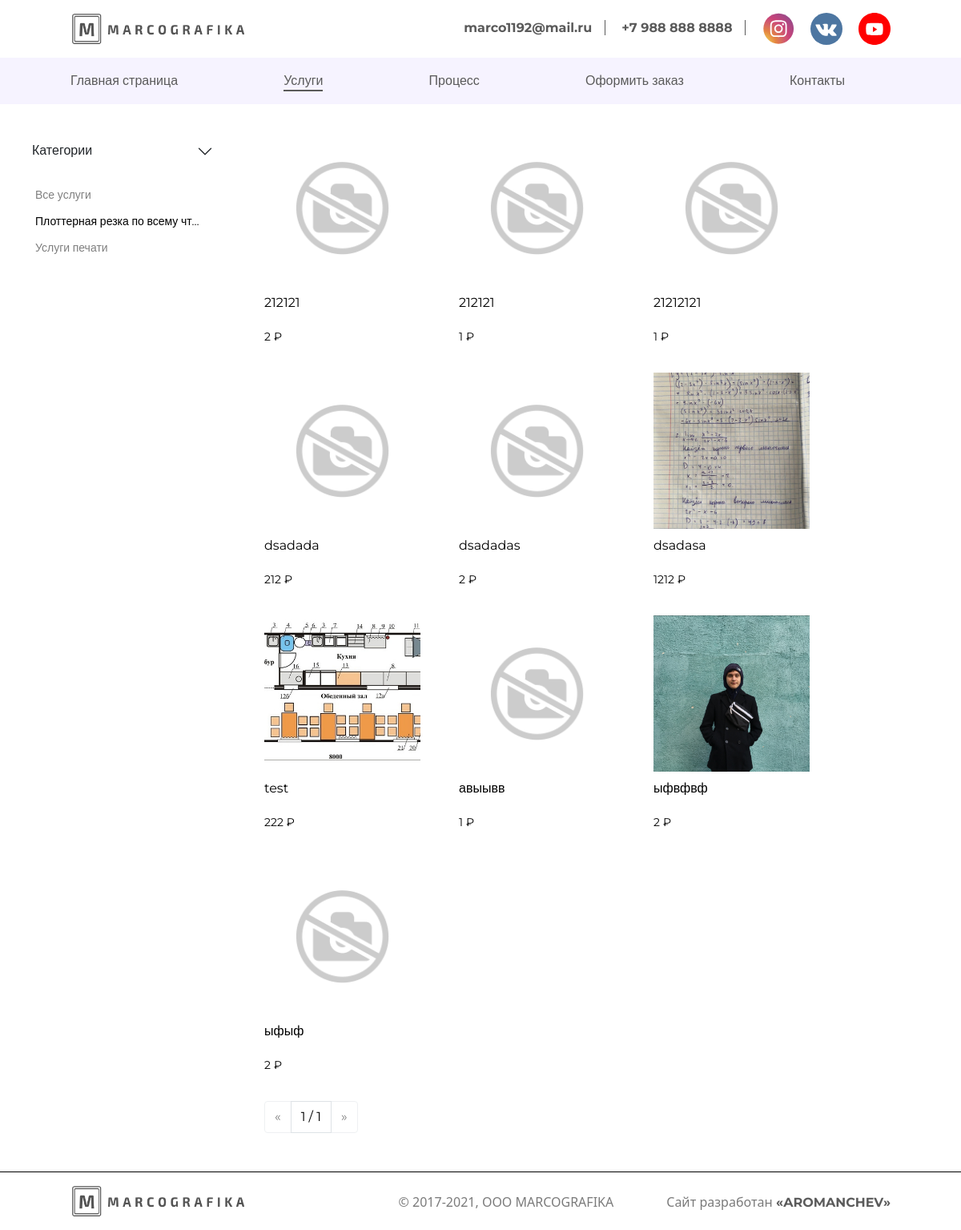
The page /service/plotternaya-rezka-p/ on the database as committed earlier.
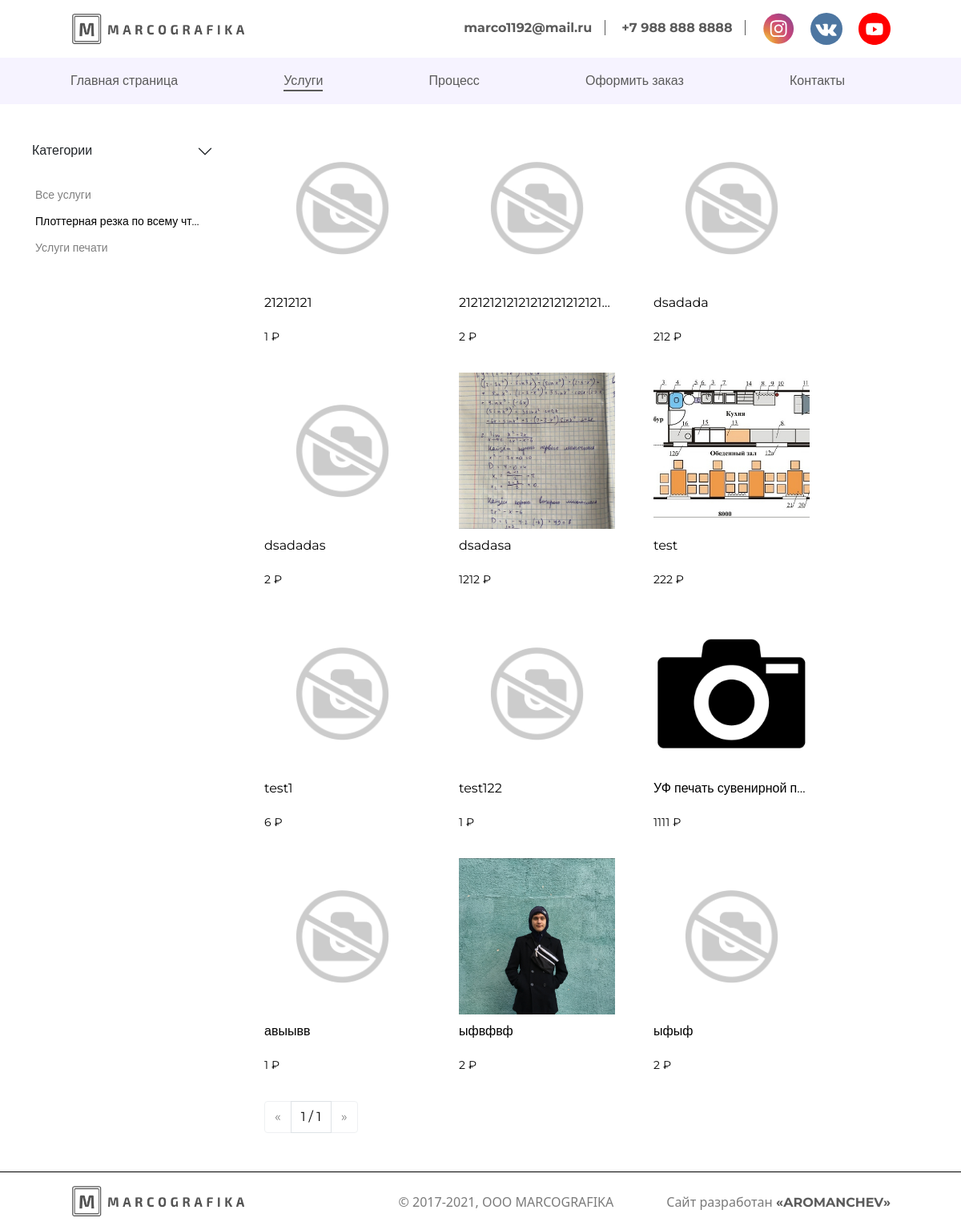
The same page on the database as committed later.
### availability/models.py (models this page shows, shortened)
class Category(models.Model):
    name = models.CharField(max_length=200, db_index=True)
    slug = models.SlugField(max_length=200, db_index=True, unique=True)
    class Meta:
        ordering = ('name',)
        verbose_name = 'Категория'
        verbose_name_plural = 'Категории'
    def get_absolute_url(self):
        return reverse('availability:product_list_by_category',
                        args=[self.slug])

class Product(models.Model):
    category = models.ForeignKey(Category, related_name='products', on_delete=models.CASCADE)
    name = models.CharField(max_length=200, db_index=True)
    slug = models.SlugField(max_length=200, db_index=True)
    image = models.ImageField(upload_to='products/%Y/%m/%d', blank=True)
    description = models.TextField(blank=True)
    price = models.IntegerField()
    available = models.BooleanField(default=True)
    created = models.DateTimeField(auto_now_add=True)
    updated = models.DateTimeField(auto_now=True)
    class Meta:
        ordering = ('name',)
        verbose_name = 'Услуги'
        verbose_name_plural = 'Услуги'
        index_together = (('id', 'slug'),)
    def get_absolute_url(self):
        return reverse('availability:product_detail',
                        args=[self.id, self.slug])

### availability/views.py (the view, shortened to what this page needs)
def product_list(request, category_slug=None):
    category = None
    categories = Category.objects.all()
    products = Product.objects.filter(available=True)
    paginator = Paginator(products, 16)
    page = request.GET.get('page')
    if category_slug:
        category = get_object_or_404(Category, slug=category_slug)
        products = products.filter(category=category)
        paginator = Paginator(products, 16)
        try:
            products = paginator.page(page)
        except PageNotAnInteger:
            products = paginator.page(1)
        except EmptyPage:
            products = paginator.page(paginator.num_pages)
    return render(request,
                  'availability/availability.html',
                  {'category': category,
                   'categories': categories,
                   'products': products})

### availability/templates/availability/availability.html (shortened to what this page needs)
{% extends 'main/index.html' %} {% load static %}
{%block styles%}
<link rel="stylesheet" type="text/css" href="{% static 'css/service.css' %}" />
{%endblock%}
{% block content %}
<div class="wrapper service">
    <div class="categories_filter">
        <div class="accordion accordion-flush" id="accordionFlushExample">
            <div class="accordion-item">
                <h2 class="accordion-header" id="flush-headingOne">
                    <button class="accordion-button collapsed" type="button" data-bs-toggle="collapse"
                        data-bs-target="#flush-collapseOne" aria-expanded="false" aria-controls="flush-collapseOne">
                        Категории
                    </button>
                </h2>
                <div id="flush-collapseOne" class="accordion-collapse collapse show" aria-labelledby="flush-headingOne"
                    data-bs-parent="#accordionFlushExample">
                    <div class="accordion-body">
                        <div class="category_menu">
                            <ul>
                                <li {% if not category %} class="selected" {% endif %} title="Все услуги">
                                    <a href="{% url "availability:product_list" %}">Все услуги</a>
                                </li>
                                {% for c in categories %}
                                <li {% if category.slug == c.slug %} class="selected" {% endif %} title={{ c.name }}>
                                    <a href="{{ c.get_absolute_url }}">{{ c.name }}</a>
                                </li>
                                {% endfor %}
                            </ul>
                        </div>
                    </div>
                </div>
            </div>
        </div>
    </div>
    <div class="product-list">
        {% for product in products %}
        <div class="item">
            <a href="{{ product.get_absolute_url }}">
                <img src="{% if product.image %}{{ product.image.url }}{% else %}../../../../../static/media/icons/no_photo.png {% endif %}"
                    width="256" height="256" alt="product-image">
                <p data-bs-toggle="tooltip" data-bs-placement="top" title="{{ product.name }}">{{ product.name }}</p>
                <span>{{ product.price }} ₽</span>
            </a>
        </div>
        {% endfor %}
        {% include "./pagination.html" with page=products %}
    </div>
</div>
{% endblock %}
{%block footer%}
<footer class="service">
    <div class="footer__container">
        <div class="container__content">
            <div class="content">
                <a href="{%url 'index' %}">
                    <img src={% static "media/icons/logo.png" %} alt="logo" width="220" height="40" />
                </a>
                <span class="date">© 2017-2021, OOO MARCOGRAFIKA</span>
                <span>Сайт разработан <a href>«AROMANCHEV»</a></span>
            </div>
        </div>
    </div>
</footer>
{%endblock%}

Rows that differ between the two databases and show on the page:
shown differently, row unchanged: Product (number 1 of 12 on the later page): moves up the list
changed Product (number 2 of 12 on the later page): name "212121" → "212121212121212121212121…"
added Product: name "test1", price "6"
changed Product: name "212121" → "test122"; moves down the list
added Product: image (picture), name "УФ печать сувенирной п…", price "1111"
